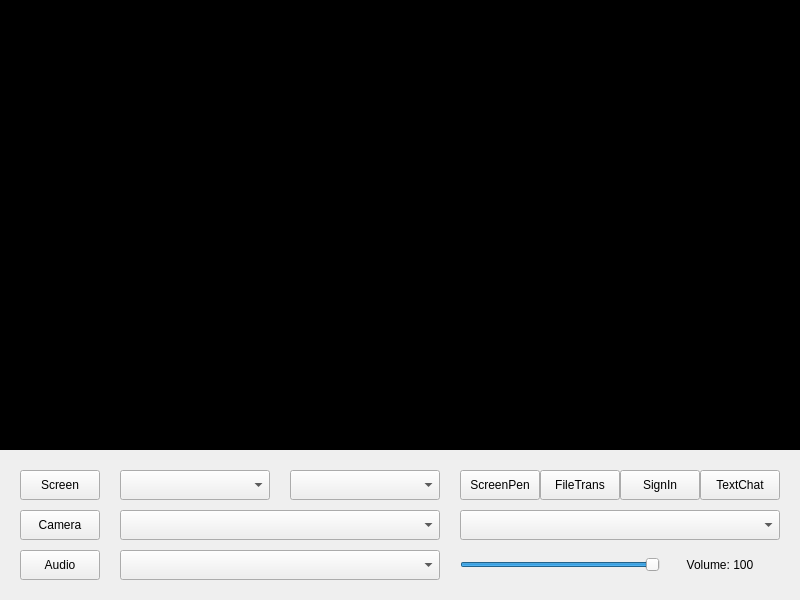
<?xml version="1.0" encoding="UTF-8"?>
<ui version="4.0">
 <class>MainWindow</class>
 <widget class="QMainWindow" name="MainWindow">
  <property name="geometry">
   <rect>
    <x>0</x>
    <y>0</y>
    <width>800</width>
    <height>600</height>
   </rect>
  </property>
  <property name="sizePolicy">
   <sizepolicy hsizetype="Fixed" vsizetype="Fixed">
    <horstretch>0</horstretch>
    <verstretch>0</verstretch>
   </sizepolicy>
  </property>
  <property name="minimumSize">
   <size>
    <width>800</width>
    <height>600</height>
   </size>
  </property>
  <property name="maximumSize">
   <size>
    <width>800</width>
    <height>600</height>
   </size>
  </property>
  <property name="focusPolicy">
   <enum>Qt::NoFocus</enum>
  </property>
  <property name="windowTitle">
   <string>UDPMulticast</string>
  </property>
  <widget class="QWidget" name="centralWidget">
   <widget class="QLabel" name="videoViewer">
    <property name="geometry">
     <rect>
      <x>0</x>
      <y>0</y>
      <width>800</width>
      <height>450</height>
     </rect>
    </property>
    <property name="focusPolicy">
     <enum>Qt::StrongFocus</enum>
    </property>
    <property name="autoFillBackground">
     <bool>false</bool>
    </property>
    <property name="styleSheet">
     <string notr="true">background-color: rgb(0, 0, 0);</string>
    </property>
    <property name="text">
     <string/>
    </property>
    <property name="scaledContents">
     <bool>false</bool>
    </property>
    <property name="alignment">
     <set>Qt::AlignCenter</set>
    </property>
   </widget>
   <widget class="QPushButton" name="btn_camera">
    <property name="geometry">
     <rect>
      <x>20</x>
      <y>510</y>
      <width>80</width>
      <height>30</height>
     </rect>
    </property>
    <property name="text">
     <string>Camera</string>
    </property>
   </widget>
   <widget class="QPushButton" name="btn_screen">
    <property name="geometry">
     <rect>
      <x>20</x>
      <y>470</y>
      <width>80</width>
      <height>30</height>
     </rect>
    </property>
    <property name="text">
     <string>Screen</string>
    </property>
   </widget>
   <widget class="QComboBox" name="cb_camera">
    <property name="geometry">
     <rect>
      <x>120</x>
      <y>510</y>
      <width>320</width>
      <height>30</height>
     </rect>
    </property>
   </widget>
   <widget class="QPushButton" name="btn_audio">
    <property name="geometry">
     <rect>
      <x>20</x>
      <y>550</y>
      <width>80</width>
      <height>30</height>
     </rect>
    </property>
    <property name="text">
     <string>Audio</string>
    </property>
   </widget>
   <widget class="QComboBox" name="cb_device">
    <property name="geometry">
     <rect>
      <x>120</x>
      <y>550</y>
      <width>320</width>
      <height>30</height>
     </rect>
    </property>
   </widget>
   <widget class="QComboBox" name="cb_camRes">
    <property name="geometry">
     <rect>
      <x>460</x>
      <y>510</y>
      <width>320</width>
      <height>30</height>
     </rect>
    </property>
   </widget>
   <widget class="QSlider" name="slider_volume">
    <property name="geometry">
     <rect>
      <x>460</x>
      <y>550</y>
      <width>200</width>
      <height>30</height>
     </rect>
    </property>
    <property name="maximum">
     <number>100</number>
    </property>
    <property name="pageStep">
     <number>5</number>
    </property>
    <property name="value">
     <number>100</number>
    </property>
    <property name="orientation">
     <enum>Qt::Horizontal</enum>
    </property>
    <property name="tickPosition">
     <enum>QSlider::NoTicks</enum>
    </property>
   </widget>
   <widget class="QLabel" name="volume">
    <property name="geometry">
     <rect>
      <x>660</x>
      <y>550</y>
      <width>120</width>
      <height>30</height>
     </rect>
    </property>
    <property name="text">
     <string>Volume: 100</string>
    </property>
    <property name="alignment">
     <set>Qt::AlignCenter</set>
    </property>
   </widget>
   <widget class="QPushButton" name="btn_screenPen">
    <property name="geometry">
     <rect>
      <x>460</x>
      <y>470</y>
      <width>80</width>
      <height>30</height>
     </rect>
    </property>
    <property name="text">
     <string>ScreenPen</string>
    </property>
   </widget>
   <widget class="QComboBox" name="cb_screenRes">
    <property name="geometry">
     <rect>
      <x>120</x>
      <y>470</y>
      <width>150</width>
      <height>30</height>
     </rect>
    </property>
   </widget>
   <widget class="QPushButton" name="btn_fileTrans">
    <property name="geometry">
     <rect>
      <x>540</x>
      <y>470</y>
      <width>80</width>
      <height>30</height>
     </rect>
    </property>
    <property name="text">
     <string>FileTrans</string>
    </property>
   </widget>
   <widget class="QPushButton" name="btn_signIn">
    <property name="geometry">
     <rect>
      <x>620</x>
      <y>470</y>
      <width>80</width>
      <height>30</height>
     </rect>
    </property>
    <property name="text">
     <string>SignIn</string>
    </property>
   </widget>
   <widget class="QComboBox" name="cb_screenHz">
    <property name="geometry">
     <rect>
      <x>290</x>
      <y>470</y>
      <width>150</width>
      <height>30</height>
     </rect>
    </property>
   </widget>
   <widget class="QPushButton" name="btn_textChat">
    <property name="geometry">
     <rect>
      <x>700</x>
      <y>470</y>
      <width>80</width>
      <height>30</height>
     </rect>
    </property>
    <property name="text">
     <string>TextChat</string>
    </property>
   </widget>
  </widget>
 </widget>
 <layoutdefault spacing="6" margin="11"/>
 <resources/>
 <connections/>
</ui>
